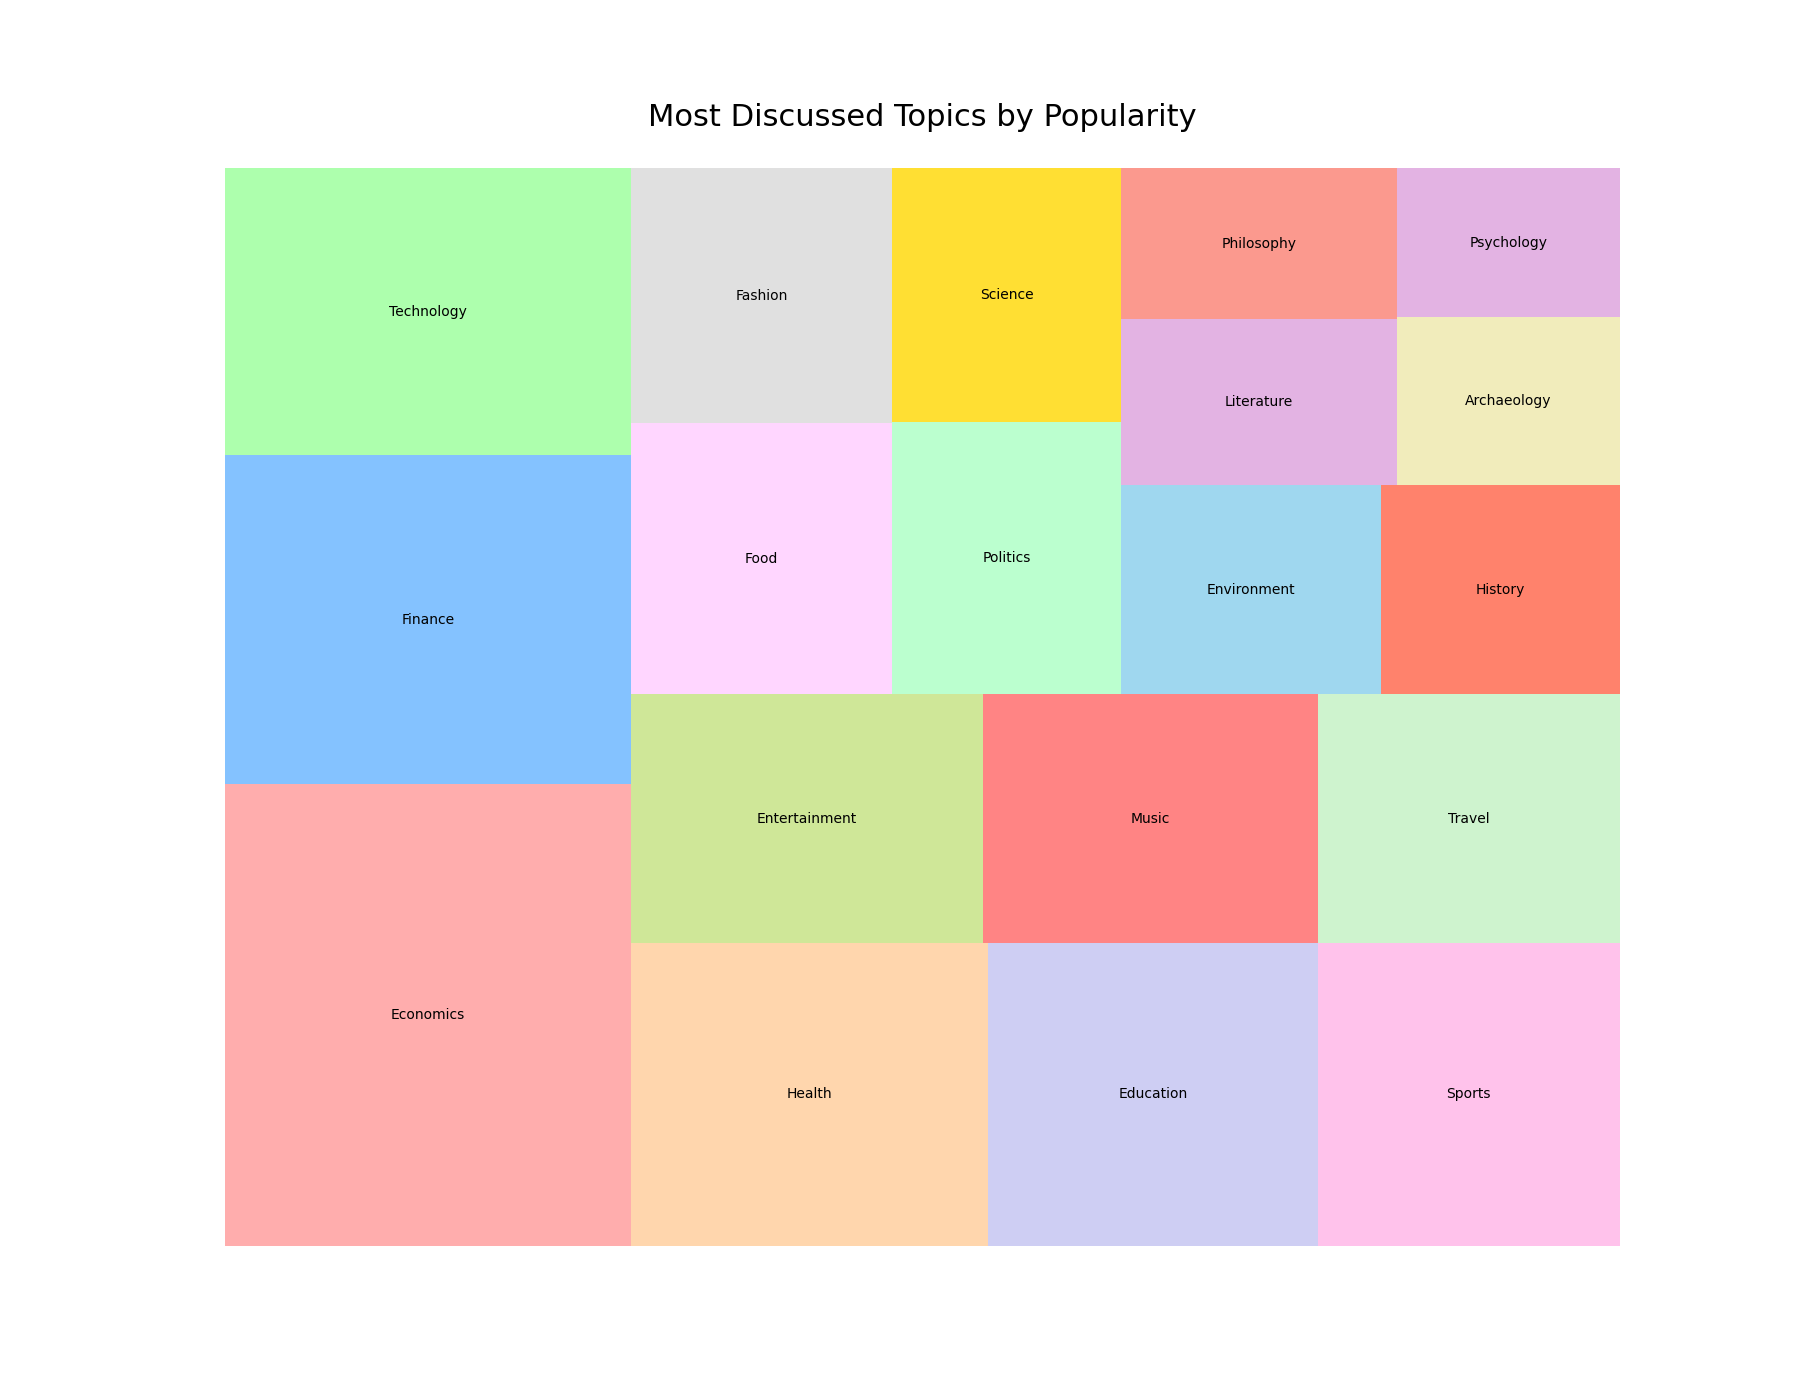

Generate this figure with Python:

import matplotlib.pyplot as plt
import squarify

# Data
topics = [
    'Economics', 'Finance', 'Technology', 'Health', 'Education', 
    'Sports', 'Entertainment', 'Music', 'Travel', 'Food', 
    'Fashion', 'Politics', 'Science', 'Environment', 'History', 
    'Literature', 'Philosophy', 'Archaeology', 'Psychology'
]
popularity = [
    4500, 3200, 2800, 2600, 2400, 
    2200, 2100, 2000, 1800, 1700, 
    1600, 1500, 1400, 1300, 1200, 
    1100, 1000, 900, 800
]
colors = [
    '#ff9999', '#66b3ff', '#99ff99', '#ffcc99', '#c2c2f0', 
    '#ffb3e6', '#c4e17f', '#ff6666', '#c2f0c2', '#ffccff', 
    '#d9d9d9', '#aaffc3', '#ffd700', '#87ceeb', '#ff6347', 
    '#dda0dd', '#fa8072', '#eee8aa', '#dda0dd'
]

# Plot
plt.figure(figsize=(18, 14))
squarify.plot(sizes=popularity, label=topics, color=colors, alpha=0.8)
plt.title('Most Discussed Topics by Popularity', fontsize=22, pad=30)
plt.axis('off')
plt.show()
